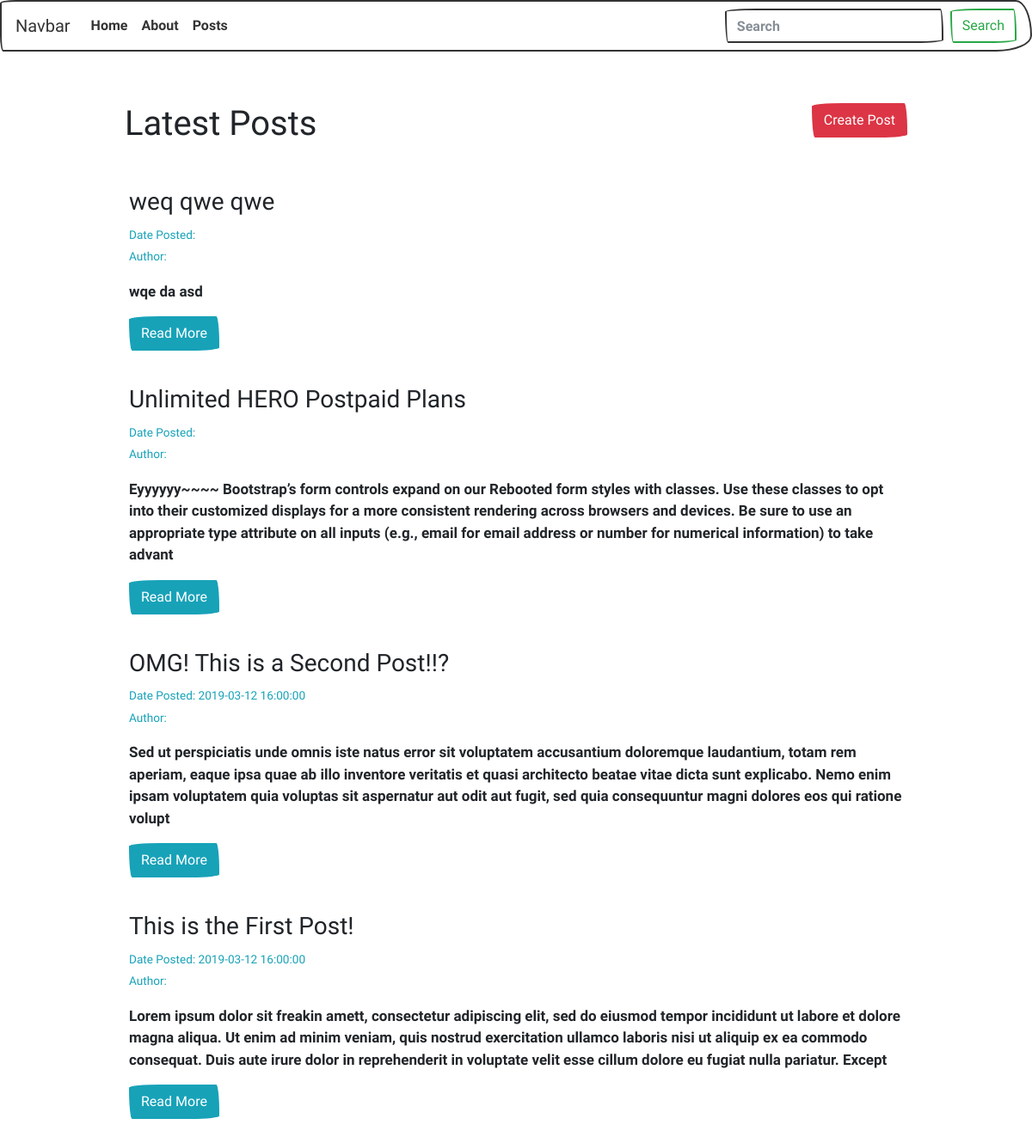
Screenshot of /index.php/posts with the database file from the repository.
### tables this page shows
CREATE TABLE `posts` (
  `id` int(11) NOT NULL,
  `title` varchar(255) NOT NULL,
  `content` text NOT NULL,
  `slug` varchar(255) DEFAULT NULL,
  `created_at` timestamp NULL DEFAULT NULL,
  `created_by` int(11) DEFAULT NULL
);

### application/controllers/Posts.php (called while the page is built, shortened)
<?php
class Posts extends CI_Controller {
    public function index(){
      $data['title'] = 'Latest Posts';
      $data['posts'] = $this->Post_model->get_posts();
      $this->load->view('templates/header');
      $this->load->view('posts/index', $data);
      $this->load->view('templates/footer');
    }
}

### index.php (called while the page is built, shortened)
<?php
require_once BASEPATH.'core/CodeIgniter.php';

### application/models/Post_model.php (called while the page is built, shortened)
<?php
  class Post_model extends CI_Model {
    public function get_posts($slug = FALSE){
      if ($slug === FALSE) {
        $this->db->order_by('id', 'DESC');
        $query = $this->db->get('posts');
        return $query->result_array();
      }
      $query = $this->db->get_where('posts', array('slug' => $slug));
      return $query->row_array();
    }
  }

### application/views/posts/index.php (the view)
<section id="post-section">
    <div class="row">
      <div class="col-sm-6 col-md-8 col-lg-10">
        <h1 class="page-title"><?= $title ?></h1>
      </div>
      <div class="col-sm-6 col-md-4 col-lg-2">
        <div class="float-right">
          <a href="<?php echo base_url('/posts/create'); ?>" class="btn btn-danger"> Create Post</a>
        </div>
      </div>
      <?php foreach ($posts as $key => $post): ?>
        <div class="row">
          <div class="col-sm-12 col-md-12 col-lg-12">
            <div class="post-item">
              <h3><?php echo $post['title']; ?></h3>
              <p class="text-info">
                <small>Date Posted: <?php echo $post['created_at']; ?></small>
              <br>
                <small>Author: <?php echo $post['created_by']; ?></small>
              </p>
              <p><?php echo substr($post['content'], 0, 350); ?></p>
              <a href="<?php echo base_url('/posts/'. $post['slug']); ?>" class="btn btn-info"> Read More</a>
            </div>
          </div>
        </div>
      <?php endforeach; ?>
    </div>
</section>

### application/views/templates/header.php (shortened to what this page needs)
<!DOCTYPE html>
<html>
  <head>
    <link rel="stylesheet" href="<?php echo base_url(); ?>public/css/bootstrap.css">
    <link rel="stylesheet" href="<?php echo base_url(); ?>public/css/master.css">
  </head>
  <body>
    <nav class="navbar navbar-expand-lg navbar-light bg-light">
      <a class="navbar-brand" href="<?php echo base_url(); ?>">Navbar</a>
      <div class="collapse navbar-collapse" id="navbarSupportedContent">
        <ul class="navbar-nav mr-auto">
          <li class="nav-item active">
            <a class="nav-link" href="<?php echo base_url(); ?>">Home <span class="sr-only">(current)</span></a>
          </li>
          <li class="nav-item">
            <a class="nav-link" href="<?php echo base_url(); ?>/about">About</a>
          </li>
          <li class="nav-item">
            <a class="nav-link" href="<?php echo base_url(); ?>/posts">Posts</a>
          </li>
        </ul>
        <form class="form-inline my-2 my-lg-0">
          <input class="form-control mr-sm-2" type="search" placeholder="Search" aria-label="Search">
          <button class="btn btn-outline-success my-2 my-sm-0" type="submit">Search</button>
        </form>
      </div>
    </nav>
    <div class="main-div">
      <div class="container-fluid">

### application/views/templates/footer.php
      </div>
    </div>
  </body>
</html>

### public/css/master.css (style rules this page uses)
p { font-size: 17px; }
section { padding: 30px 100px 30px 100px; margin: 30px; }
.page-title { margin-bottom: 30px; }
.post-item { display: block; padding: 20px; }

### rows the page displays
posts: title "weq qwe qwe", content "wqe da asd"
posts: title "Unlimited HERO Postpaid Plans", content "Eyyyyyy~~~~ Bootstrap’s form controls expand on our Rebooted form styles with classes. Use these classes to opt into their customized displays for a more consistent rendering across browsers and devices. Be sure to use an appropriate type attribute on all inputs (e.g., email for email address or number for numerical information) to take advant"
posts: title "OMG! This is a Second Post!!?", created_at "2019-03-12 16:00:00", content "Sed ut perspiciatis unde omnis iste natus error sit voluptatem accusantium doloremque laudantium, totam rem aperiam, eaque ipsa quae ab illo inventore veritatis et quasi architecto beatae vitae dicta sunt explicabo. Nemo enim ipsam voluptatem quia voluptas sit aspernatur aut odit aut fugit, sed quia consequuntur magni dolores eos qui ratione volupt"
posts: title "This is the First Post!", created_at "2019-03-12 16:00:00", content "Lorem ipsum dolor sit freakin amett, consectetur adipiscing elit, sed do eiusmod tempor incididunt ut labore et dolore magna aliqua. Ut enim ad minim veniam, quis nostrud exercitation ullamco laboris nisi ut aliquip ex ea commodo consequat. Duis aute irure dolor in reprehenderit in voluptate velit esse cillum dolore eu fugiat nulla pariatur. Except"

### other values shown
$title "Latest Posts"
